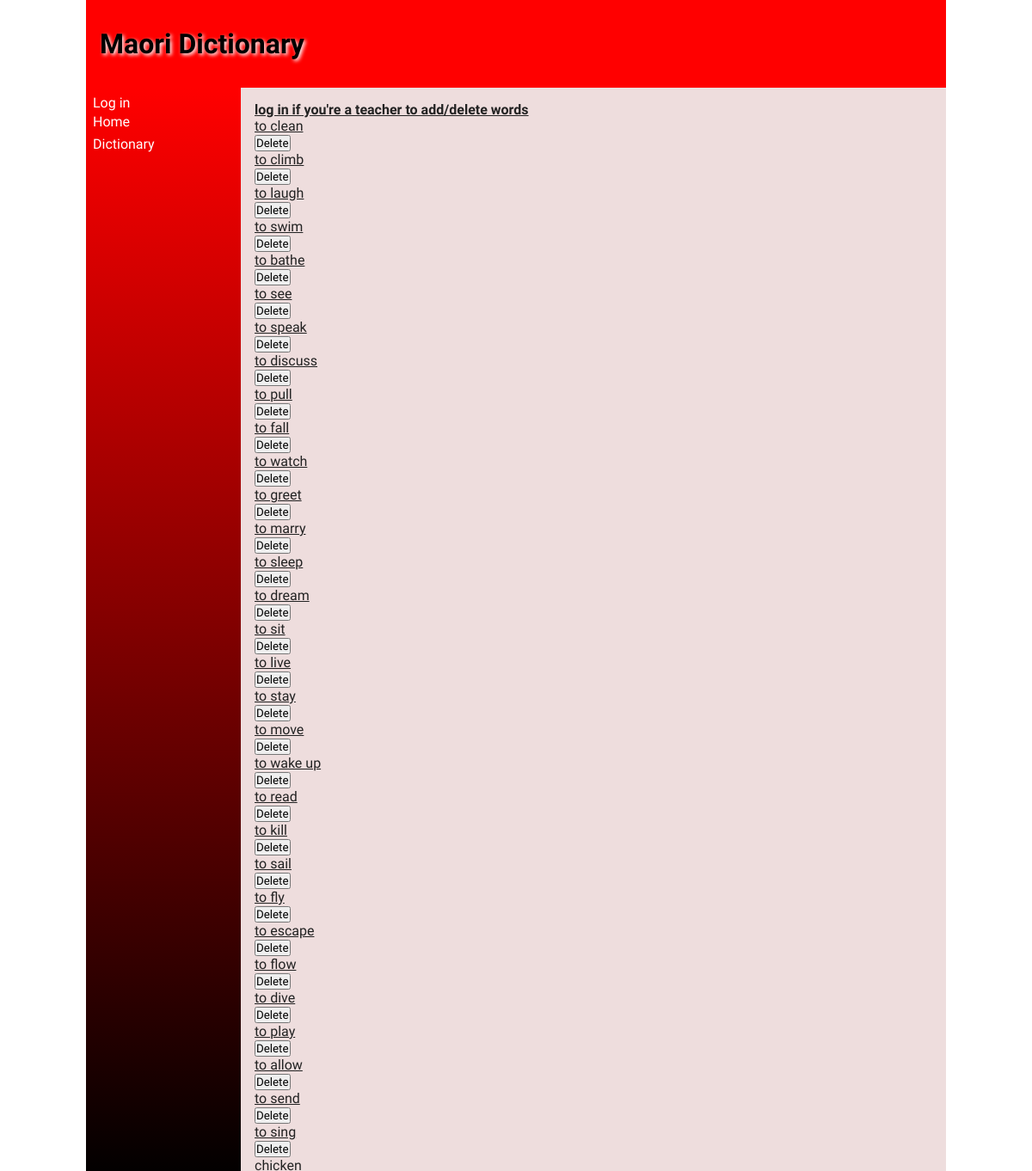
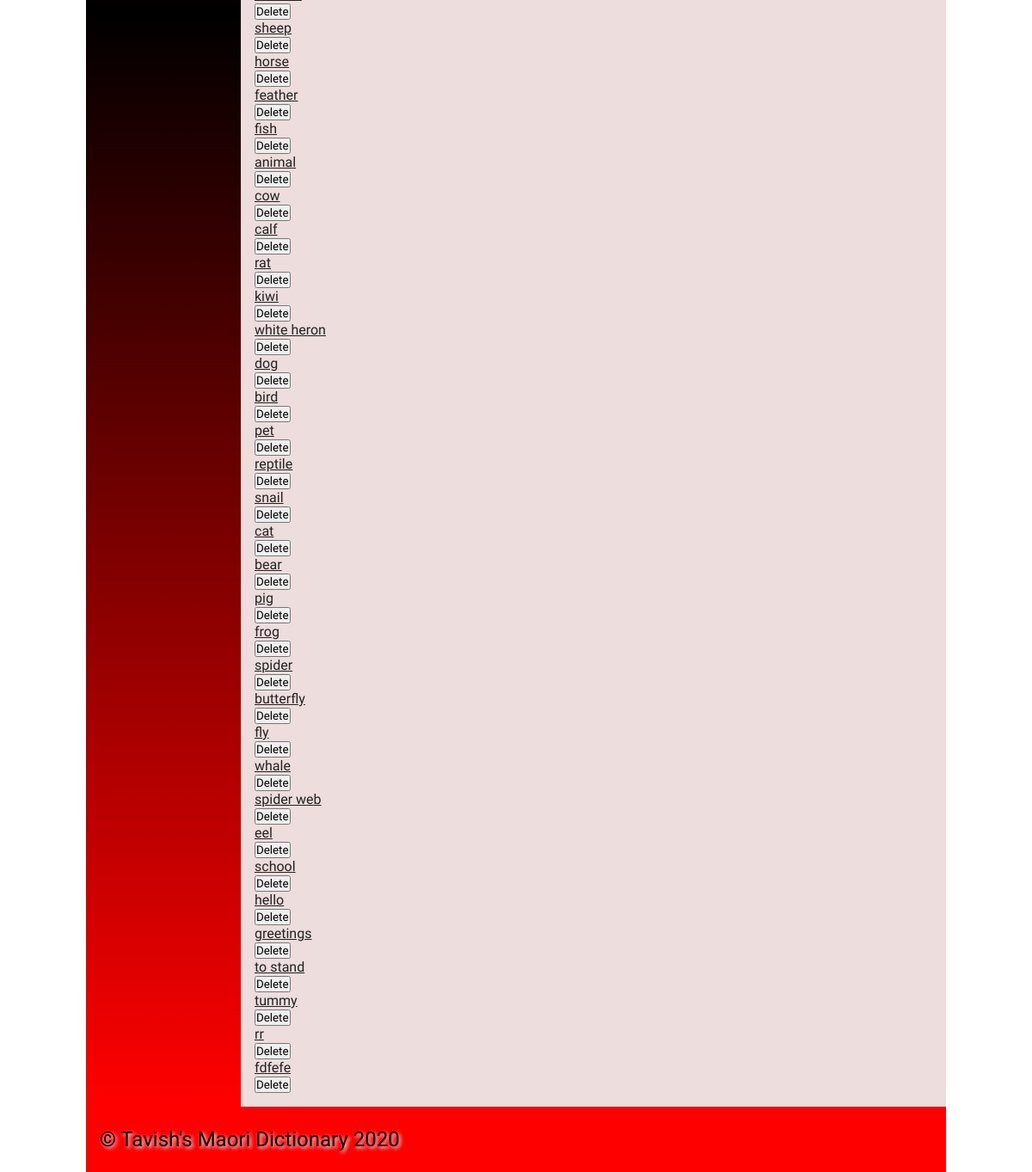
The page /dictionary on the database as committed earlier (2 pictures, top to bottom).
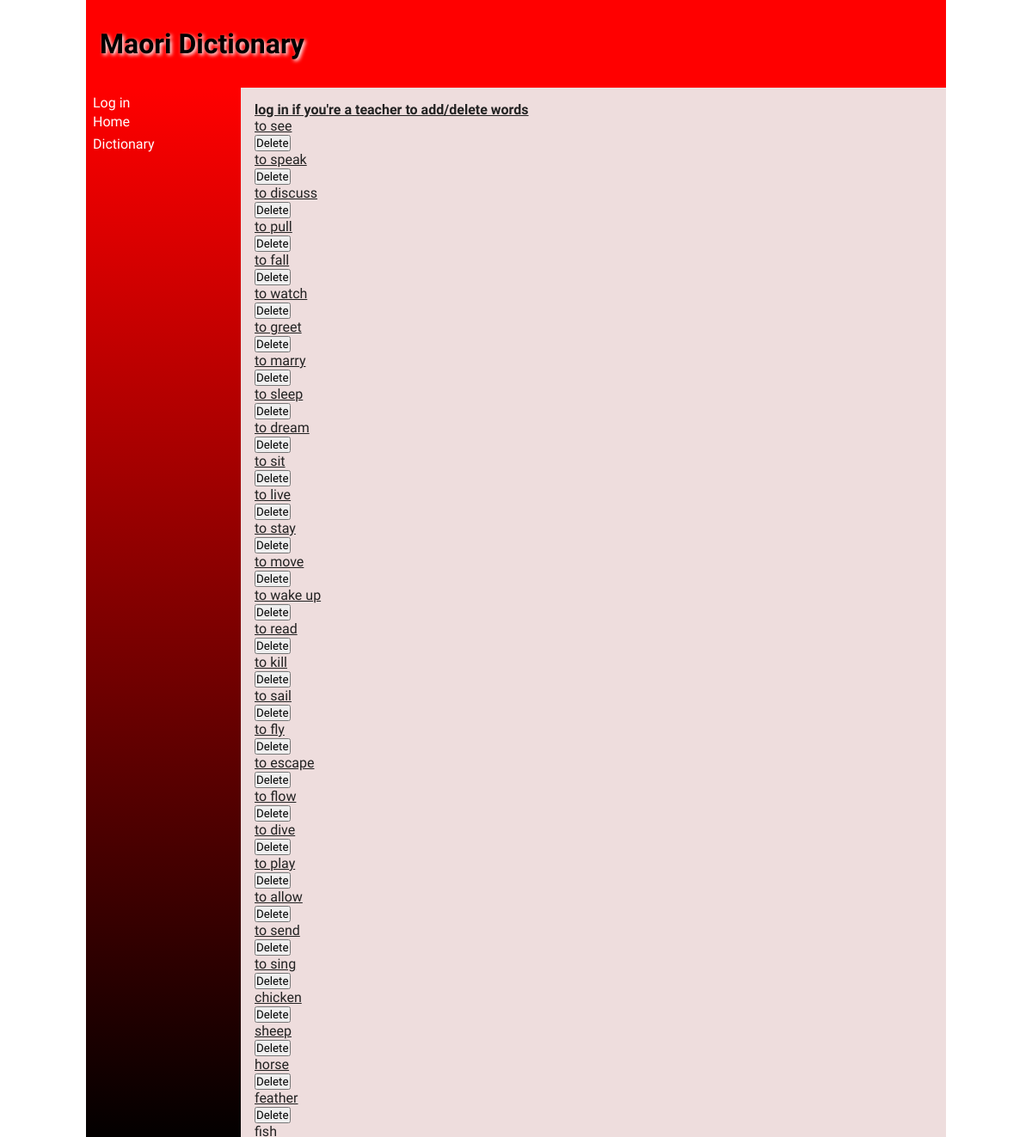
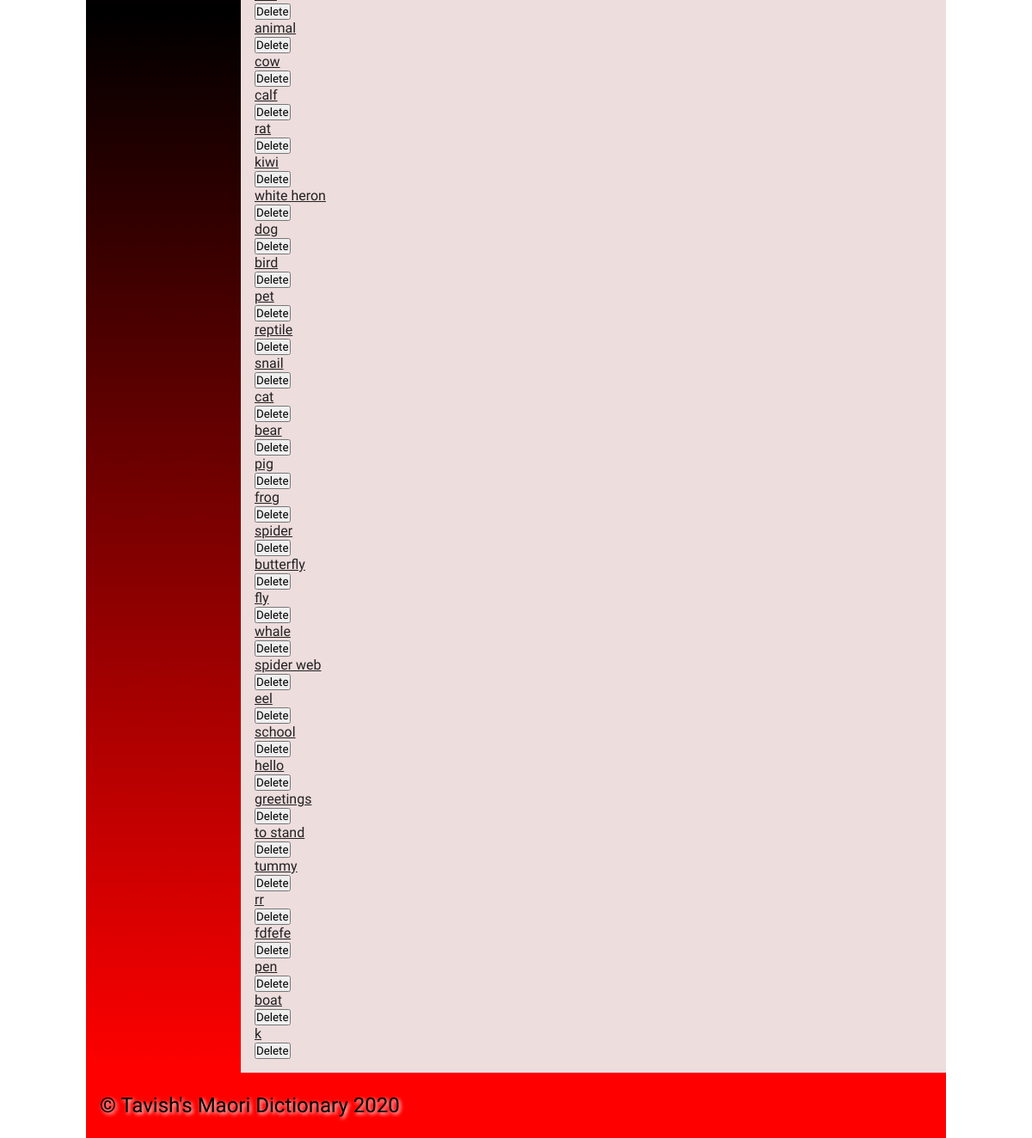
The same page on the database as committed later (2 pictures, top to bottom).
### tables this page shows
CREATE TABLE "words"
(
    id         integer
        constraint words_pk
            primary key autoincrement,
    english    varchar(30),
    maori      varchar(30),
    definition varchar(200),
    level      integer(2),
    image      varchar(15),
    added_by   varchar(30),
    userid     integer
        references users,
    timestamp  DATETIME
);

### app.py (the view)
@app.route('/dictionary', methods = ['GET', 'POST'])
def render_dictionary():
    con = create_connection(DB_NAME)
    query = "SELECT english FROM words ORDER BY id" #initially displays all the words in english, and sorts them by id so that newly added words are shown at the bottom
    cur = con.cursor()
    cur.execute(query)
    words_list = cur.fetchall()
    con.close()
    return render_template("dictionary.html", words= words_list, logged_in = is_logged_in())

### app.py (called while the page is built)
def is_logged_in():
    if session.get('email') is None: #if email not entered, then user isn't logged in
        print('Not logged in')
        return False
    else:
        print('Logged in') #if email is entered then user is logged in
        return True

def create_connection(db_file):
   try:
       connection = sqlite3.connect(db_file)
       connection.execute('pragma foreign_keys=ON')
       return connection
   except Error as e:
       print(e)
   return None

### templates/dictionary.html (shortened to what this page needs)
{% extends "base.html" %}
{%block heading%} Maori Dictionary {% endblock %}
{% block main %}
<div class = "button-group">
    {% if logged_in %}
    <a  href = "/add_word"><strong> Add new words</strong></a>
    {% else %} <a href = "/login"> <strong>log in if you're a teacher to add/delete words</strong> </a>
    {% endif %}
</div>
<div id = "words">
{% for words in words %}
        <div class = "product-box">
            <ul><a href = "/words/{{words[0]}}"> {{words[0]}}</a> </ul>
      <form method="post" action="DeleteConfirm">
             <button type="submit" name="Delete_Word" value= "{{words[0]}}">Delete</button>
    </form>
        {% endfor %}
</div>
{% endblock %}

### templates/base.html (shortened to what this page needs)
<!doctype html>
<html lang="en">
<head>
	<link href="{{ url_for('static', filename='css/style.css') }}" rel="stylesheet">
</head>
<body>
	<div id="container">
		<header>
			<h1>{% block heading %}{% endblock %}</h1>
		</header>
		<nav>
            {% if logged_in %}
                <a href="/logout">Log out</a>
            {% else %}
                <a href="/login">Log in</a>
            {% endif %}
			<ul>
                <li><a href="\">Home</a></li>
				<li><a href="\dictionary">Dictionary</a></li>
			</ul>
		</nav>
		<main>
            {% block main%}{% endblock %}
        </main>
		<footer>
			<p>
				&copy; Tavish's Maori Dictionary 2020
			</p>
		</footer>
	</div>
</body>
</html>

### static/css/style.css (style rules this page uses)
* { font-family: Comfortaa, sans-serif; margin: 0; padding: 0; box-sizing: border-box; }
#container { display: grid; grid-template-columns: 75px auto; grid-template-areas: 'nav header' 'main main' 'footer footer'; }
header { grid-area: header; background-color: #ff0000; padding: 1rem; }
nav { grid-area: nav; }
main { grid-area: main; padding: 1rem; background-color: #edd; }
h1, h2, h3, h4 { padding: 1rem 0; font-family: 'Suez One', serif; color: #000; text-shadow: 2px 2px 4px #fff; }
p { padding: 0.5rem 0; }
a { color: #222; }
footer { grid-area: footer; padding: 1rem; background-color: #f00; }
footer p { color: #000; text-shadow: 2px 2px 4px #fff; font-size: 1.5rem; }
@media only screen and (min-width: 768px) { #container { grid-template-columns: 180px auto; grid-template-areas: 'header header' 'nav main' 'footer footer'; } }
@media only screen and (min-width: 768px) { nav { background: linear-gradient(180deg, rgba(255,0,0,1) 0%, rgba(0, 0, 0, 1) 50%, rgba(255,0,0,1) 100%); padding: 0.5rem; } }
@media only screen and (min-width: 768px) { nav ul { list-style: none; } }
@media only screen and (min-width: 768px) { nav li { padding: 0.2rem 0; } }
@media only screen and (min-width: 768px) { nav a { color: #fff; text-decoration: none; } }
@media only screen and (min-width: 1000px) { #container { width: 1000px; margin: auto; } }

Rows that differ between the two databases and show on the page:
removed words: english "to clean"
removed words: english "to climb"
removed words: english "to laugh"
removed words: english "to swim"
removed words: english "to bathe"
added words: english "pen"
added words: english "boat"
added words: english "k"
